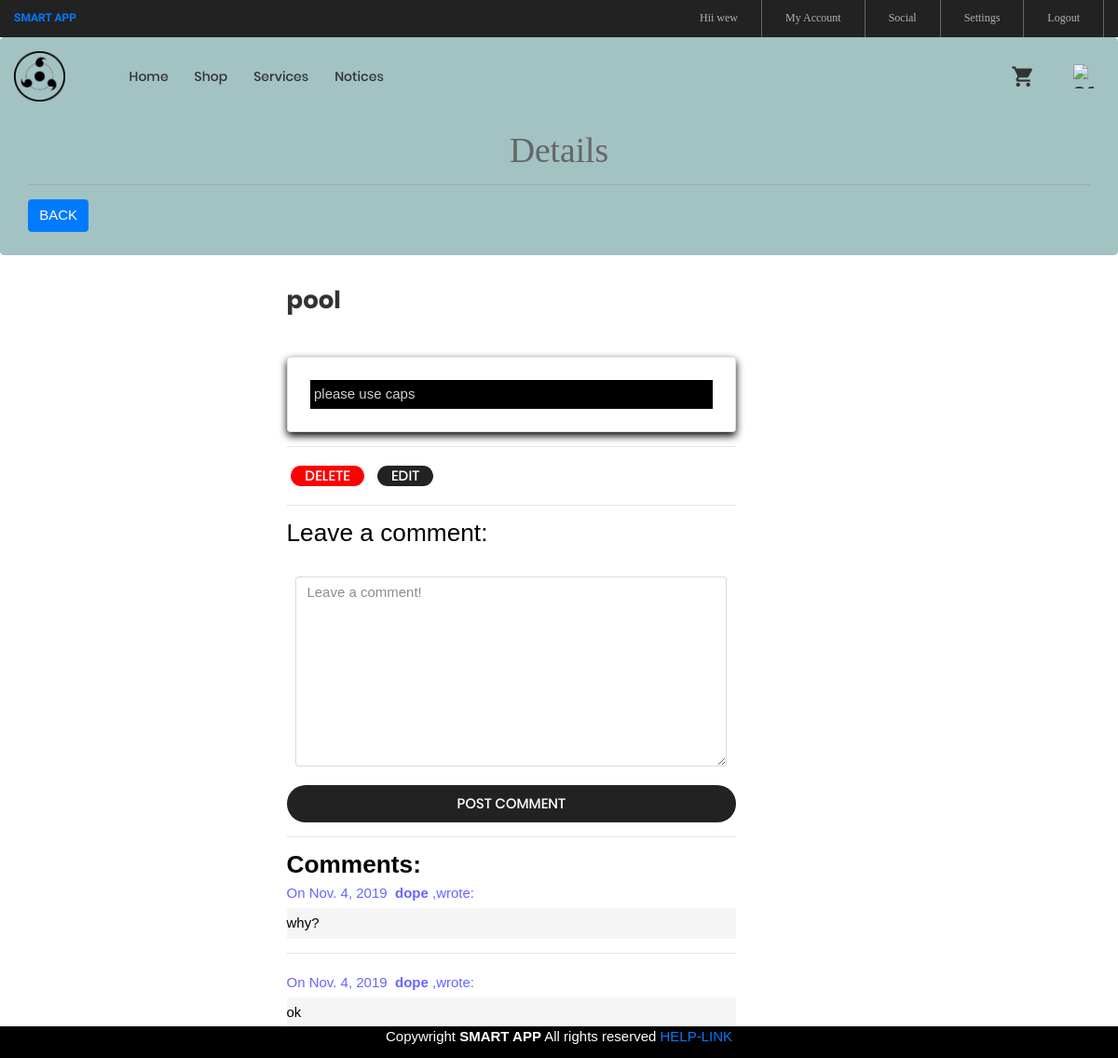
/1/ (signed in), run on the app's committed database.
### blog/models.py (models this page shows, shortened)
class Post(models.Model):
    title = models.CharField(max_length=255)
    aut = models.CharField(max_length=255 )
    body = models.TextField()
    created_on = models.DateTimeField(auto_now_add=True)
    last_modified = models.DateTimeField(auto_now=True)

class Comment(models.Model):
    author = models.CharField(max_length=60)
    body = models.TextField()
    created_on = models.DateTimeField(auto_now_add=True)
    post = models.ForeignKey('Post', on_delete=models.CASCADE)

### blog/views.py (the view, shortened to what this page needs)
# urls.py: path("<int:pk>/", views.blog_detail, name="b_detail"),
@login_required
def blog_detail(request, pk):
    post = Post.objects.get(pk=pk)
    print(request.user.username)
    form = CommentForm()
    comments = Comment.objects.filter(post=post).order_by('-created_on')
    aut=request.user.username
    context = {
        "post": post,
        "comments": comments,
        "form": form,
    }
    return render(request, "b_detail.html", context)

### blog/forms.py
class CommentForm(forms.Form):
    author = forms.CharField(
        max_length=60,
        widget=forms.TextInput(attrs={
            "class": "form-control",
            "placeholder": "Your Name"
        })
    )
    body = forms.CharField(widget=forms.Textarea(
        attrs={
            "class": "form-control",
            "placeholder": "Leave a comment!"
        })
    )

### templates/b_detail.html (shortened to what this page needs)
{% extends "base.html" %}
{% block page_content %}
<div class="jumbotron" style="background-color:#a3c2c2">
    <h1 style="font-family: 'Cormorant', serif;"><br><center>Details</center></h1>
    <hr>
    <h3><a class="btn btn-primary  pl " href="/h" style="float:left">BACK</a></h3>
</div>
<div class="row">
  <div class="col-md-3"></div>
<div  class="col-md-5" style="color:white">
    <h1 class="ltext-108 cl2 hov-cl1 trans-04">{{ post.title }}</h1>
    <h5>posted by : <b>{{ post.aut }}</b></h5>
    <small>
    </small>
    <div class="card p-3">
    <p style="background: black ; padding: 1%; margin :2%; color:lightgray">{{ post.body }}</p>
    </div>
    {% if user.username == post.aut or user.is_superuser %}
    <hr>
    <form action="delete" style="display: inline-block;margin: 1%">
        <button class="flex-c-m stext-101 cl0 size-90 bg5 bor2 hov-btn3 p-lr-15 trans-04" style="background-color: red">
                                    Delete
                                </button>
    </form>
    <form action="edit" style="display: inline-block;margin: 1%">
            <button class="flex-c-m stext-101 cl0 size-90 bg3 bor2 hov-btn3 p-lr-15 trans-04" >
                                    edit
                                </button>
        </form>
    {% endif %}
    <hr>
    <h3 style="color:black">Leave a comment:</h3>
    <form  method="post">
        <div class="form-group cl">
           <p  style="padding: 1%; margin :1%">{{ form.body }}</p>
        </div>
        <button class="flex-c-m stext-101 cl0 size-125 bg3 bor2 hov-btn3 p-lr-15 trans-04" onclick="this.disabled=true">
                                    Post Comment
                                </button>
    </form>
 <hr>
    <h3  class="cl" style="color:black"><b>Comments:</b></h3>
    {% for comment in comments %}
    <p  class="p-t-5" style="color:#6666ff">
        On {{comment.created_on.date }}&nbsp;
        <b>{{ user.username}}</b> ,wrote:
    </p>
    <p style="background-color: whitesmoke;color:black" class="p-t-5 p-b-5 m-t-5" >{{ comment.body }}</p>
    <hr>
      {% endfor %}
</div></div>
</div>
{% endblock %}

### templates/base.html (shortened to what this page needs)
{% load static	 %}
<!DOCTYPE html>
<html lang="en">
<head>
	<link rel="stylesheet" type="text/css" href="{% static 'vendor/bootstrap/css/bootstrap.min.css' %}">
	<link rel="stylesheet" type="text/css" href="{% static 'fonts/font-awesome-4.7.0/css/font-awesome.min.css' %}">
	<link rel="stylesheet" type="text/css" href="{% static 'fonts/iconic/css/material-design-iconic-font.min.css' %}">
	<link rel="stylesheet" type="text/css" href="{% static 'fonts/linearicons-v1.0.0/icon-font.min.css' %}">
	<link rel="stylesheet" type="text/css" href="{% static 'vendor/animate/animate.css' %}">
	<link rel="stylesheet" type="text/css" href="{% static 'vendor/css-hamburgers/hamburgers.min.css' %}">
	<link rel="stylesheet" type="text/css" href="{% static 'vendor/animsition/css/animsition.min.css' %}">
	<link rel="stylesheet" type="text/css" href="{% static 'vendor/select2/select2.min.css' %}">
	<link rel="stylesheet" type="text/css" href="{% static 'vendor/daterangepicker/daterangepicker.css' %}">
	<link rel="stylesheet" type="text/css" href="{% static 'vendor/slick/slick.css' %}">
	<link rel="stylesheet" type="text/css" href="{% static 'vendor/MagnificPopup/magnific-popup.css' %}">
	<link rel="stylesheet" type="text/css" href="{% static 'vendor/perfect-scrollbar/perfect-scrollbar.css' %}">
	<link rel="stylesheet" type="text/css" href="{% static 'css/util.css' %}">
	<link rel="stylesheet" type="text/css" href="{% static 'css/main.css' %}">
</head>
<body class="animsition">
	<header>
		<div class="container-menu-desktop">
			<div class="top-bar">
				<div class="content-topbar flex-sb-m h-full container">
					<div class="left-top-bar" style="font-family: Kaushan Script;color:  #9999ff;">
						<b><a href='/index'>SMART APP</a></b>
					</div>
					<div class="right-top-bar flex-w h-full">
						 {% if user.is_authenticated %}
						<a href="#" class="flex-c-m trans-04 p-lr-25" style="border-left: none">
							Hii {{user.first_name}}
						</a>
						<a href="/profile" class="flex-c-m trans-04 p-lr-25">
							My Account
						</a>
						<a href="/residents" class="flex-c-m trans-04 p-lr-25">
							Social
						</a>
						<a href="{% url 'password_change' %}"class="flex-c-m trans-04 p-lr-25">
							Settings
						</a>
						<a href="/accounts/logout" class="flex-c-m trans-04 p-lr-25">
							Logout
						</a>
						{% else %}
						<a href="/accounts/login" class="flex-c-m trans-04 p-lr-25">
							Login
						</a>
						{% endif %}
					</div>
				</div>
			</div>
			<div class="wrap-menu-desktop">
				<nav class="limiter-menu-desktop container">
					<a  class="logo" href='/index'>
						<img src="{% static 'images/logo.png' %}" alt="IMG-LOGO">
					</a>
					<div class="menu-desktop">
						<ul class="main-menu">
								<li>
								<a href="/index">Home</a>
							</li>
							<li>
								<a href="/shop">Shop</a>
							</li>
							<li >
								<a href="/req">Services</a>
							</li>
							<li>
								<a href="/h">Notices</a>
							</li>
						</ul>
					</div>
					<div class="wrap-icon-header flex-w flex-r-m">
						<div class="icon-header-item cl2 hov-cl1 trans-04 p-l-22 p-r-11 " >
							<a href="/list" class="dis-block icon-header-item cl2 hov-cl1 trans-04 p-l-22 p-r-11 " >
							<i class="zmdi zmdi-shopping-cart"></i>
						</a>
						</div>
						<a href="/show" class="dis-block icon-header-item cl2 hov-cl1 trans-04 p-l-22 p-r-11 " >
							 <img src="{% static 'images/service.png' %}" alt="service" style="width:22px;height:26px;float:right; " >
						</a>
					</div>
				</nav>
			</div>
		</div>
	</header>
	<div class="flex-container " style="margin-bottom: 8%">
{% block page_content %}
{% endblock %}
</div><body>
<div class="flex-container " style="background-color:black;color:white;position:fixed; left: 0; bottom: 0; width: 100%;z-index:3;height:3%;">
 <footer>
 <center>Copywright <b>SMART APP</b> All rights reserved <a href="https://www.google.co.in/">
  HELP-LINK</a></center>
</footer>
</div>
</body>
</html>

### signin/static/css/main.css (style rules this page uses)
.container { max-width: 1380px; }
@media (max-width: 1600px) { .container { max-width: 1200px; } }
.container-menu-desktop { height: auto; width: 100%; position: relative; -webkit-transition: all 0.3s; -o-transition: all 0.3s; -moz-transition: all 0.3s; transition: all 0.3s; }
.top-bar { height: 40px; background-color: #222; }
.left-top-bar { font-family: Poppins-Regular; font-size: 12px; line-height: 1.8; color: #b2b2b2; }
.right-top-bar a { font-family: Poppins-Regular; font-size: 12px; line-height: 1.8; height: 100%; color: #b2b2b2; border-right: 1px solid rgba(255,255,255,0.3); }
.right-top-bar a:first-child { border-left: 1px solid rgba(255,255,255,0.3); }
.wrap-menu-desktop { position: fixed; z-index: 1100; background-color: transparent; width: 100%; height: 84px; top: 40px; left: 0px; -webkit-transition: height 0.3s, background-color 0.3s; -o-transition: height 0.3s, background-color 0.3s; -moz-transition: height 0.3s, background-color 0.3s; transition: height 0.3s, background-color 0.3s; }
.limiter-menu-desktop { height: 100%; display: -webkit-box; display: -webkit-flex; display: -moz-box; display: -ms-flexbox; display: flex; align-items: center; background-color: transparent; }
.logo { display: -webkit-box; display: -webkit-flex; display: -moz-box; display: -ms-flexbox; display: flex; align-items: center; height: 65%; margin-right: 55px; }
.logo img { max-width: 100%; max-height: 100%; }
.menu-desktop { display: -webkit-box; display: -webkit-flex; display: -moz-box; display: -ms-flexbox; display: flex; align-items: center; height: 100%; }
.main-menu { list-style-type: none; margin: 0; display: -webkit-box; display: -webkit-flex; display: -moz-box; display: -ms-flexbox; display: flex; align-items: center; }
.main-menu > li { display: block; position: relative; padding: 20px 10px 20px 0px; margin: 0px 4px 0px 14px; }
.main-menu > li > a { font-family: Poppins-Medium; font-size: 14px; color: #333; padding: 5px 0px; transition: all 0.4s; -webkit-transition: all 0.4s; -o-transition: all 0.4s; -moz-transition: all 0.4s; }
.wrap-icon-header { flex-grow: 1; }
.icon-header-item { position: relative; font-size: 26px; line-height: 1; cursor: pointer; }
.cl0 { color: #fff; }
.cl2 { color: #333; }
.stext-101 { font-family: Poppins-Medium; font-size: 15px; line-height: 1.466667; text-transform: uppercase; }
.ltext-108 { font-family: Poppins-Bold; font-size: 26px; line-height: 1.3846; }
.size-125 { min-width: 100%; height: 40px; }
.bg3 { background-color: #222; }
.bg5 { background-color: rgba(0,0,0,0.5); }
.bor2 { border-radius: 20px; }

### templates/base.html (style rules this page uses)
.card { box-shadow: 0 4px 8px 0 rgb(7, 6, 6); transition: 0.3s; }

### data on the page
Post: title "pool", body "please use caps"
Comment: created_on "Nov. 4, 2019", body "why?"
Comment: created_on "Nov. 4, 2019", body "ok"

### other printed values
{{ user.first_name }} "wew"
{{ user.username }} "dope"
